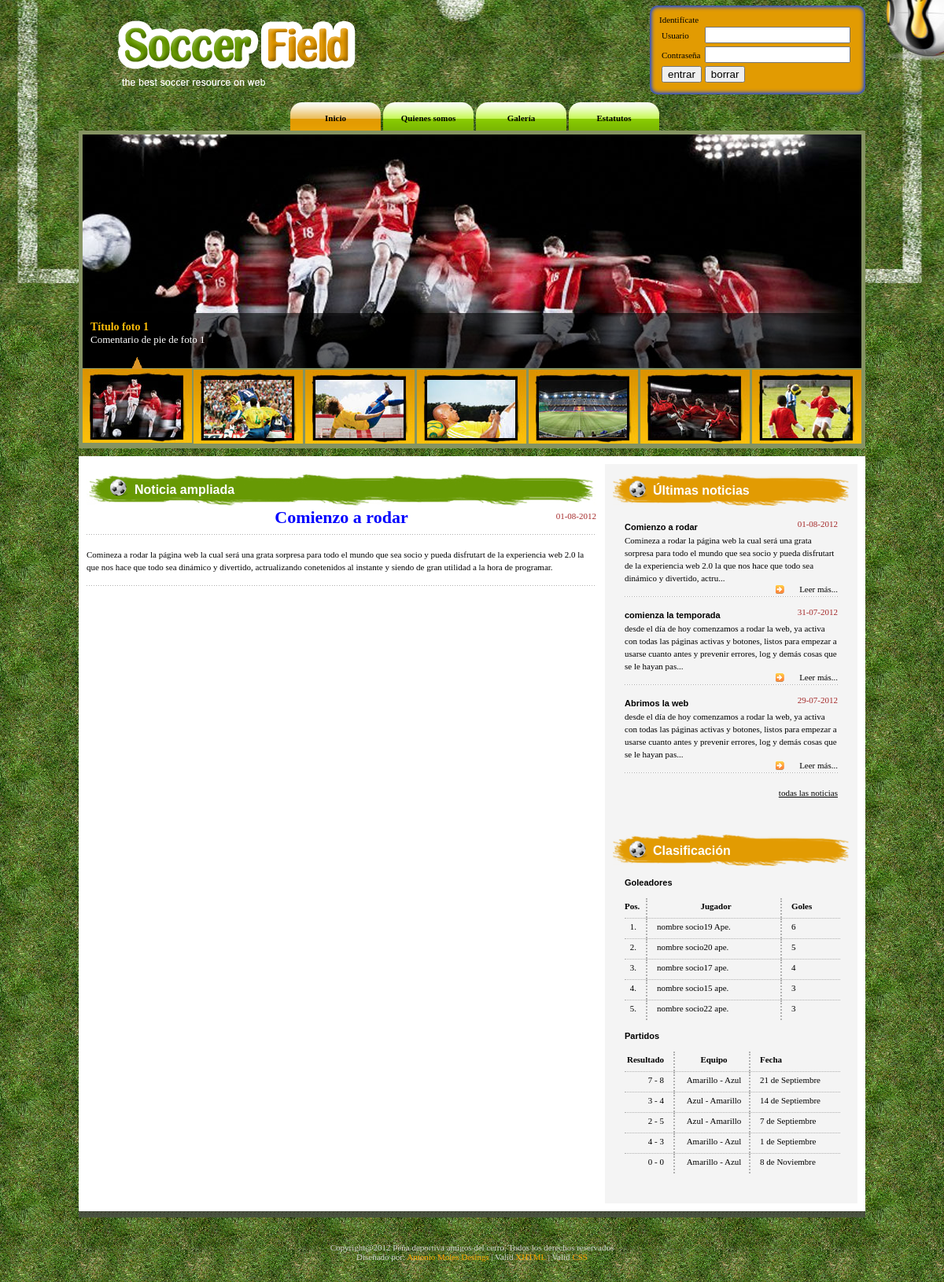
The page /noticias.php?noticia=2 on the database its author committed.
### tables this page shows
CREATE TABLE IF NOT EXISTS `noticias` (
  `id` int(8) NOT NULL AUTO_INCREMENT,
  `usu` varchar(25) NOT NULL,
  `fecha` timestamp NOT NULL DEFAULT CURRENT_TIMESTAMP,
  `titulo` varchar(50) NOT NULL,
  `contenido` text NOT NULL,
  `tipo` enum('p','s') NOT NULL,
  PRIMARY KEY (`id`,`usu`,`fecha`),
  KEY `noticias_usu_sociousuario` (`usu`)
);

CREATE TABLE IF NOT EXISTS `partido` (
  `id` int(4) NOT NULL,
  `fecha` date NOT NULL,
  `local` enum('am','az') NOT NULL,
  `visitante` enum('am','az') NOT NULL,
  `caplocal` varchar(50) NOT NULL,
  `capvisitante` varchar(50) NOT NULL,
  `tgolam` int(2) NOT NULL DEFAULT '0',
  `tgolaz` int(2) NOT NULL DEFAULT '0',
  `tamam` int(2) NOT NULL DEFAULT '0',
  `troam` int(2) NOT NULL DEFAULT '0',
  `tamaz` int(2) NOT NULL DEFAULT '0',
  `troaz` int(2) NOT NULL DEFAULT '0',
  PRIMARY KEY (`fecha`)
);

### php/funciones.php (called while the page is built, shortened)
<?php
function formateodia($fecha)
	{
	$dia=substr($fecha,8,2);
	switch($dia)
		{
			case $dia=='01': $dia=1;
							break;
			case $dia=='07': $dia=7;
							break;
			case $dia=='08': $dia=8;
							break;
		}
	return($dia);
	}
function formateomes($fecha)
	{
	$mes=substr($fecha,5,2);
	switch($mes)
		{
		case $mes=='09': $mes='Septiembre';
						break;
		case $mes=='11': $mes='Noviembre';
						break;
		}
	return($mes);
	}
function cambiacolor($texto)
 {
	if ($texto=='am') {return('Amarillo');}
	else {return('Azul');}
 }
?>

### noticias.php (the view, shortened to what this page needs)
<!DOCTYPE html PUBLIC "-//W3C//DTD XHTML 1.0 Transitional//EN" "http://www.w3.org/TR/xhtml1/DTD/xhtml1-transitional.dtd">
<html xmlns="http://www.w3.org/1999/xhtml" xml:lang="es">
<head>
<link href="css/index.css" rel="stylesheet" type="text/css"/>
</head>
<body>
<div id="topimg">
  <div id="maincontent">
    <div id="header" class="clearfix">
     <div id="Logo">
        <h1></h1>
      </div>
      <div id="selSubHeader" class="clsFloatRight">
	  <div id="identificacion">
	  <form action="./socio/partidos/partidos.php" method="post">
	  <table>
	  <span>Identifícate</span>
	  <tr>
	  <td><label for="us">Usuario</label></td>
	  <td><input name="us" name="us" type="text"/></td>
	  </tr>
	  <tr>
	  <td><label for="pas">Contraseña</label></td>
	  <td><input name="pas" name="pas" type="password" /></td>
	  </tr>
	  <tr>
	  <td><input type="submit" value="entrar" /></td>
	  <td><input type="reset" value="borrar"/></td>
	  </tr>
	  </table>
	  </form>
	  </div>
        <ul class="clsClearFixSub">
          <li class="clsActive"><a onclick="cargar('#cbox', './contindex.php')">Inicio</a></li>
          <li><a onclick="cargar('#cbox', './contquienes_somos.php')">Quienes somos</a></li>
          <li><a onclick="cargar('#cbox', './contgaleria.php')">Galería</a></li>
          <li><a onclick="cargar('#cbox', './contestatutos.php')">Estatutos</a></li>
        </ul>
      </div>
    </div>
    <div id="content">
      <div class="bnr_bg">
        <div id="banner">
          <div id="page-wrap">
            <div class="slider-wrap">
              <div id="main-photo-slider" class="csw">
                <div class="panelContainer">
                  <div class="panel" title="Panel 1">
                    <div class="wrapper"> <img src="images/bnr_img1.jpg" alt="temp" />
                      <div class="photo-meta-data"><a href="#">Título foto 1</a><br />
                        <span>Comentario de pie de foto 1</span> </div>
                    </div>
                  </div>
                </div>
              </div>
              <a href="#1" class="cross-link active-thumb"><img src="images/bnr_thumb1.jpg" class="nav-thumb" alt="temp-thumb" /></a>
              <div id="movers-row">
                <div><a href="#2" class="cross-link"><img src="images/bnr_thumb2.jpg" class="nav-thumb" alt="temp-thumb" /></a></div>
                <div><a href="#3" class="cross-link"><img src="images/bnr_thumb3.jpg" class="nav-thumb" alt="temp-thumb" /></a></div>
                <div><a href="#4" class="cross-link"><img src="images/bnr_thumb4.jpg" class="nav-thumb" alt="temp-thumb" /></a></div>
                <div><a href="#5" class="cross-link"><img src="images/bnr_thumb5.jpg" class="nav-thumb" alt="temp-thumb" /></a></div>
                <div><a href="#6" class="cross-link"><img src="images/bnr_thumb6.jpg" class="nav-thumb" alt="temp-thumb" /></a></div>
                <div><a href="#7" class="cross-link"><img src="images/bnr_thumb7.jpg" class="nav-thumb" alt="temp-thumb" /></a></div>
			  </div>
            </div>
          </div>
        </div>
      </div>
      <div id="cbox">
        <div id="left" class="clearfix">
          <div id="news">
            <h2>Noticia ampliada</h2>
			<div>
			<?php
					include ('./php/conexion.php');
					$instruccion = "SELECT titulo, contenido, fecha
									FROM noticias
									WHERE tipo = 'p' AND id=".$_GET['noticia'];
					$consulta = mysql_query ($instruccion, $conexion)
						or die ("Fallo en la consulta");
					$nfilas = mysql_num_rows ($consulta);
					if ($nfilas==0)
						{
						echo "<h2 style='color:red;'>La noticia a la que intentas acceder no está disponible</h2>";
						}
					else {
						for ($i=0; $i<$nfilas; $i++)
										{
										$resultado = mysql_fetch_array ($consulta);
										$dia=substr($resultado['fecha'],8,2);
										$mes=substr($resultado['fecha'],5,2);
										$ano=substr($resultado['fecha'],0,4);
										$fecha=$dia."-".$mes."-".$ano;
										echo "
										<div class='rc_bx'>
										<h1 style='text-align:center;color:blue;'>".$resultado['titulo']."</h1>
										<p class='fechanoticias'>".$fecha."</p>
										<div class='dotlineC'></div>
										<p>".$resultado['contenido']."</p>
										<div class='dotlineC'></div>
										</div>
										";
										}
						}
					?>
		</div>
          </div>
        </div>
        <div id="right" class="clsFloatRight">
          <div class="right_header">
            <h2>Últimas noticias</h2>
            <div class="rc_list">
              <div class="rc_bx">
                <?php
					include ('./php/conexion.php');
					$instruccion = "SELECT id,titulo, contenido, fecha
									FROM noticias
									WHERE tipo = 'p'
									ORDER BY fecha DESC
									LIMIT 0 , 3" ;
					$consulta = mysql_query ($instruccion, $conexion)
						or die ("Fallo en la consulta");
					$nfilas = mysql_num_rows ($consulta);
					for ($i=0; $i<$nfilas; $i++)
										{
										$resultado = mysql_fetch_array ($consulta);
										$dia=substr($resultado['fecha'],8,2);
										$mes=substr($resultado['fecha'],5,2);
										$ano=substr($resultado['fecha'],0,4);
										$fecha=$dia."-".$mes."-".$ano;
										echo "
										<div class='rc_bx'>
										<h3>".$resultado['titulo']."</h3><p class='fechanoticias'>".$fecha."</p>
										<p>".substr($resultado['contenido'], 0, 200)."...</p>
										<div  class='readmore clsFloatRight'> <a class='clsFloatRight' href='./noticias.php?noticia=".$resultado['id']."'>Leer más...</a> </div>
										<div class='dotlineC'></div>
										</div>
										";
										}
					echo "<div><p style='text-decoration:underline;text-align:right;'><a href='./noticias1.php'>todas las noticias</a></p></div>";
					?>
              </div>
            </div>
          </div>
		  <div class="right_header">
            <h2>Clasificación</h2>
            <div class="time_box">
				<span>Goleadores</span>
				<ul>
					<li><p><a class="Num" style="font-weight:bold;">Pos.</a><a class="name" style="font-weight:bold;text-align:center;">Jugador</a><a  class="date" style="font-weight:bold;">Goles</a></p></li>
					<?php
					include ('./php/conexion.php');
					$instruccion = "SELECT s.nombre, s.apellidos, SUM( i.golaz + i.golam ) AS goles_marcados
									FROM incidencias i
									LEFT JOIN socio s ON i.usuario = s.usuario
									WHERE golaz >0
									OR golam >0
									GROUP BY i.usuario
									ORDER BY goles_marcados DESC
									LIMIT 0 , 5" ;
					$consulta = mysql_query ($instruccion, $conexion)
						or die ("Fallo en la consulta");
					$nfilas = mysql_num_rows ($consulta);
					for ($i=0; $i<$nfilas; $i++)
										{
										$resultado = mysql_fetch_array ($consulta);
										if ($i+1==$nfilas) {
												echo "<li class='clsNoBorder'><p><a class='Num'>".($i+1).".</a><a class='name' >".$resultado['nombre']." ".substr($resultado['apellidos'], 0, 3).".</a><a  class='date' >".$resultado['goles_marcados']."</a></p></li>\n";
												}
										else {
											echo "<li><p><a class='Num'>".($i+1).".</a><a class='name' >".$resultado['nombre']." ".substr($resultado['apellidos'], 0, 3).".</a><a  class='date' >".$resultado['goles_marcados']."</a></p></li>\n";
											}
										}
					?>
				</ul>
				<span>Partidos</span>
				<ul>
				<li><p><a class="res" style="font-weight:bold;">Resultado</a><a class="equipo" style="font-weight:bold;text-align:center;">Equipo</a><a  class="date" style="font-weight:bold;">Fecha</a></p></li>
				<?php
					include ('./php/conexion.php');
					include ('./php/funciones.php');
					$instruccion = "SELECT tgolam, tgolaz,
									local , visitante, fecha
									FROM partido
									ORDER BY fecha DESC
									LIMIT 0 , 5" ;
					$consulta = mysql_query ($instruccion, $conexion)
						or die ("Fallo en la consulta");
					$nfilas = mysql_num_rows ($consulta);
					for ($i=0; $i<$nfilas; $i++)
										{
										$resultado = mysql_fetch_array ($consulta);
										if ($resultado['local']=='am')
										{
										if ($i+1==$nfilas) {
												echo "<li class='clsNoBorder'><p><a class='res'>".$resultado['tgolam']." - ".$resultado['tgolaz']."</a><a class='equipo'>".cambiacolor($resultado['local'])." - ".cambiacolor($resultado['visitante'])."</a><a class='fecha' >".formateodia($resultado['fecha'])." de ".formateomes($resultado['fecha'])."</a></p></li>";
												}
										else {
											echo "<li><p><a class='res'>".$resultado['tgolam']." - ".$resultado['tgolaz']."</a><a class='equipo'>".cambiacolor($resultado['local'])." - ".cambiacolor($resultado['visitante'])."</a><a class='fecha' >".formateodia($resultado['fecha'])." de ".formateomes($resultado['fecha'])."</a></p></li>";
											}
										}
										else {
											if ($i+1==$nfilas) {
												echo "<li class='clsNoBorder'><p><a class='res'>".$resultado['tgolaz']." - ".$resultado['tgolam']."</a><a class='equipo'>".cambiacolor($resultado['local'])." - ".cambiacolor($resultado['visitante'])."</a><a class='fecha' >".formateodia($resultado['fecha'])." de ".formateomes($resultado['fecha'])."</a></p></li>";
												}
											else {
											echo "<li><p><a class='res'>".$resultado['tgolaz']." - ".$resultado['tgolam']."</a><a class='equipo'>".cambiacolor($resultado['local'])." - ".cambiacolor($resultado['visitante'])."</a><a class='fecha' >".formateodia($resultado['fecha'])." de ".formateomes($resultado['fecha'])."</a></p></li>";
											}
											}
										}
					?>
				</ul>
            </div>
          </div>
        </div>
      </div>
    </div>
		  <div class="shadow">
	  </div>
    <div id="footer">
	<div class="txtf">
		<p>Copyright@2012 Peña deportiva amigos del cerro. Todos los derechos reservados<br/>
		Diseñado por: <a href="http://es.linkedin.com/pub/antonio-moles-leiva/3a/70/970"><span> Antonio Moles Desings </span></a>| Valid<a href="http://validator.w3.org/check/referer"><span> XHTML </span></a> | Valid <a href="http://jigsaw.w3.org/css-validator/check/referer"><span> CSS </span></a></p>
	</div>
	</div>
  </div>
</div>
</body>
</html>

### rows shown on the page
noticias: titulo "Comienzo a rodar", fecha "01-08-2012", contenido "Comineza a rodar la página web la cual será una grata sorpresa para todo el mundo que sea socio y pueda disfrutart de la experiencia web 2.0 la que nos hace que todo sea dinámico y divertido, actrualizando conetenidos al instante y siendo de gran utilidad a la hora de programar.", contenido "Comineza a rodar la página web la cual será una grata sorpresa para todo el mundo que sea socio y pueda disfrutart de la experiencia web 2.0 la que nos hace que todo sea dinámico y divertido, actru"
noticias: titulo "comienza la temporada", fecha "31-07-2012", contenido "desde el día de hoy comenzamos a rodar la web, ya activa con todas las páginas activas y botones, listos para empezar a usarse cuanto antes y prevenir errores, log y demás cosas que se le hayan pas"
noticias: titulo "Abrimos la web", fecha "29-07-2012", contenido "desde el día de hoy comenzamos a rodar la web, ya activa con todas las páginas activas y botones, listos para empezar a usarse cuanto antes y prevenir errores, log y demás cosas que se le hayan pas"
partido: tgolam "7", tgolaz "8", local "Amarillo", visitante "Azul", fecha "21", fecha "Septiembre"
partido: tgolaz "3", tgolam "4", local "Azul", visitante "Amarillo", fecha "14", fecha "Septiembre"
partido: tgolaz "2", tgolam "5", local "Azul", visitante "Amarillo", fecha "7", fecha "Septiembre"
partido: tgolam "4", tgolaz "3", local "Amarillo", visitante "Azul", fecha "1", fecha "Septiembre"
partido: tgolam "0", tgolaz "0", local "Amarillo", visitante "Azul", fecha "8", fecha "Noviembre"

### other values the page prints
$resultado['nombre'] "nombre socio19"
substr($resultado['apellidos'], 0, 3) "Ape"
$resultado['goles_marcados'] "6"
$resultado['nombre'] "nombre socio20"
substr($resultado['apellidos'], 0, 3) "ape"
$resultado['goles_marcados'] "5"
$resultado['nombre'] "nombre socio17"
$resultado['goles_marcados'] "4"
$resultado['nombre'] "nombre socio15"
$resultado['goles_marcados'] "3"
$resultado['nombre'] "nombre socio22"
